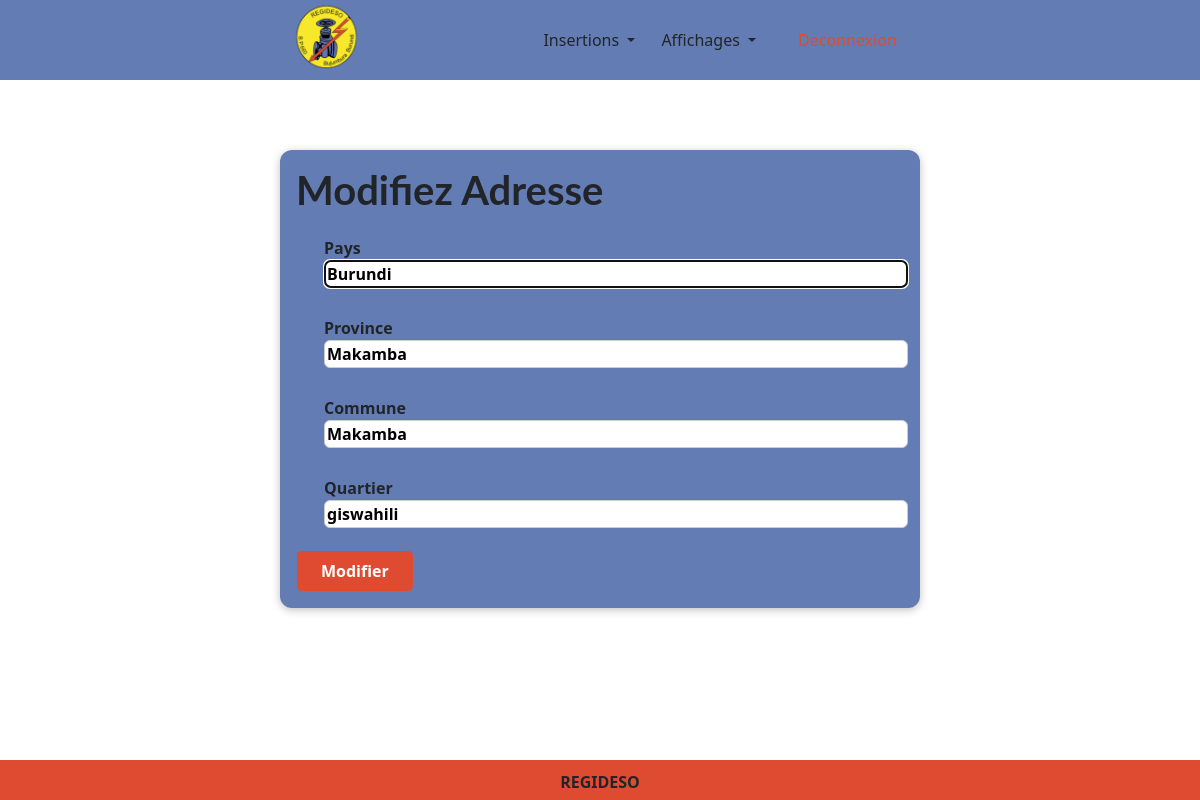
Screenshot of /User/super_user/modif_adresse.php?mod=2 with the database file from the repository.
### tables this page shows
create table Adresse(id_adr int(5) primary key auto_increment,pays varchar(25), province varchar(25), commune varchar(25), quartier varchar(25));

### User/super_user/modif_adresse.php (the view, shortened to what this page needs)
<?php
        include "Connexion.php";
        $modifAdd = $bdd->query("Select * from Adresse where id_adr=".$_GET['mod']);
        $dataRecup = $modifAdd->fetch();
        include "Header1.php";
?>
<!DOCTYPE html>
<html lang="en">
<head>
</head>
<body>
    <section id="comment-form">
        <h1>Modifiez Adresse </h1>
        <form action="" method="POST">
            <div class="form-control">
                <label for="pays">
                    Pays
                    <input type="text" value="<?php echo $dataRecup["pays"]; ?>" name="pays" id="pays" require autofocus>
                </label>
            </div>
            <div class="form-control">
                <label for="province">
                    Province
                    <input type="text" value="<?php echo $dataRecup["province"]; ?>" name="province" id="province" require>
                </label>
            </div>
            <div class="form-control">
                <label for="commune">
                    Commune
                    <input type="text" value="<?php echo $dataRecup["commune"]; ?>" name="commune" id="commune" require>
                </label>
            </div>
            <div class="form-control">
                <label for="quartier">
                    Quartier
                    <input type="text" value="<?php echo $dataRecup["quartier"]; ?>" name="quartier" id="quartier" require>
                </label>
            </div>
            <button type="submit" name="valider">Modifier</button>
        </form>
</section>
</body>
</html>

### User/super_user/styles/styles.css (style rules this page uses)
* { box-sizing: border-box; }
html { font-family: 'Open Sans', 'Lato', sans-serif; }
body { margin: 0; font-weight: bold; }
h1, h2, h3 { font-family: 'Lato', sans-serif; font-weight: bold; }
#comment-form { margin: 3rem auto; width: 90%; max-width: 40rem; border-radius: 12px; background-color: #647CB4; box-shadow: 0 2px 8px rgba(0, 0, 0, 0.25); padding: 1rem; margin-top: 150px; }
#comment-form button { font: inherit; background-color: #DF4B31; color: white; border: 1px solid #647CB4; padding: 0.5rem 1.5rem; border-radius: 6px; cursor: pointer; }
.form-control { background-color: #647CB4; border: none; margin: 1em; }
.form-control label { font-weight: bold; display: block; }
.form-control input, .form-control textarea { display: block; width: 100%; font: inherit; border-radius: 6px; border: 1px solid #ccc; }

### rows the page displays
adresse: pays "Burundi", province "Makamba", commune "Makamba", quartier "giswahili"
